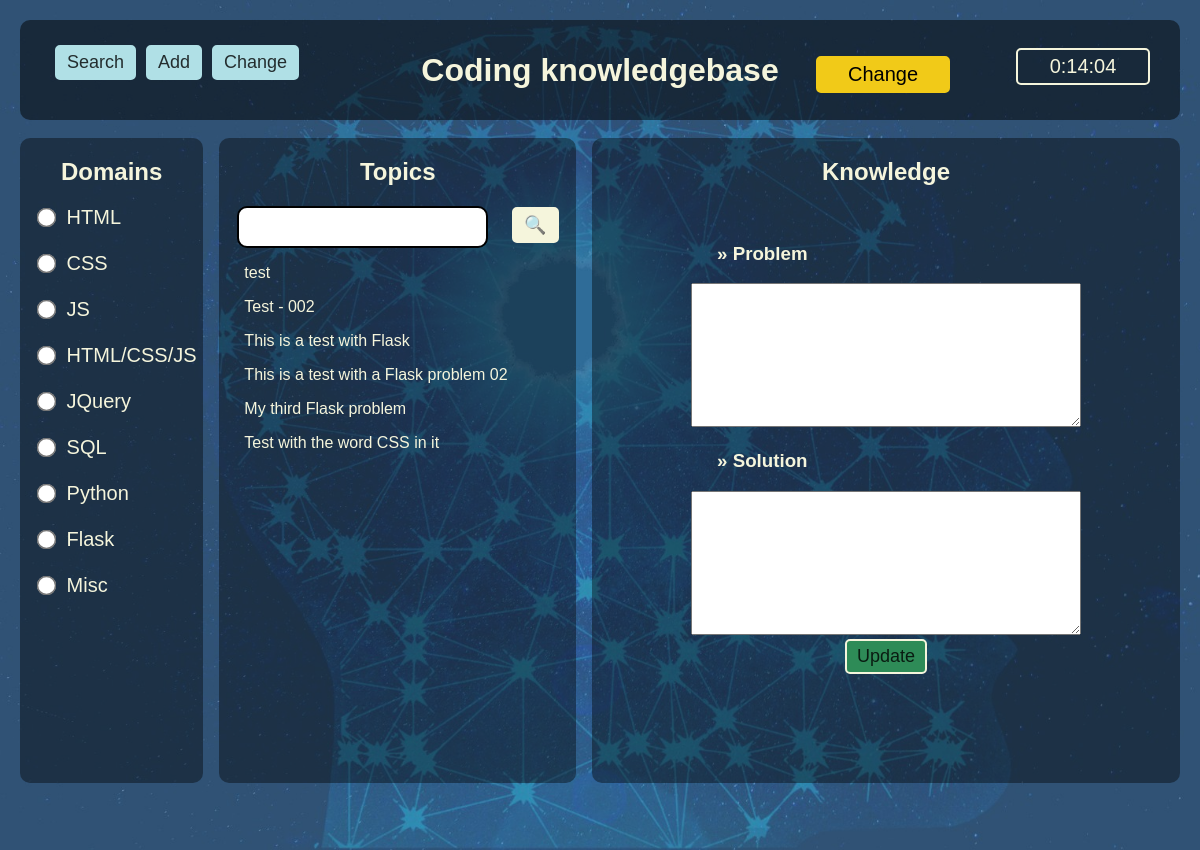
Screenshot of /change with the database file from the repository.
### tables this page shows
CREATE TABLE domains (
                                        domain_id integer PRIMARY KEY,
                                        name text NOT NULL                                    
                                    );

CREATE TABLE topics (
                                        topic_id integer PRIMARY KEY,
                                        name text NOT NULL,
                                        domain int,
                                        foreign key(domain) references domains(domain_id)
                                    );

### flask_app.py (the view)
@app.route('/change',methods=['GET','POST'])
def change():
    domain_list = []
    domain_list = get_domains()
    topic_list = []
    topic_list = get_topics()
    problem = ""
    solution = ""
    if request.method == "POST":
        action = request.form["action"]
        print(">>>>> action:", action)
        if action == "click_topic": #als de $.ajax gebruikt is (een van de topics geklikt)
            print("*** TOPIC CLICKED !! ***")
            topic = request.form["topic"]
            topic_dict = get_1_topic(topic)
            problem = topic_dict["problem"]
            solution = topic_dict["solution"]
            domain = topic_dict["domain"]
            print('*1', domain)
            resp = make_response(render_template('change.html', domain_list=domain_list, topic_list=topic_list, problem=problem, solution=solution))
            resp.set_cookie('problem', problem)
            resp.set_cookie('solution',solution)
            resp.set_cookie('domain', domain)
        elif action == "update":
            domain = request.form["domain"]
            topic = request.form["topic"]
            problem = request.form["problem"]
            solution = request.form["solution"]
            change_knowledge(domain, topic, problem, solution)
            print("*2 action=", action)
            resp = make_response(render_template('change.html', domain_list=domain_list, topic_list=topic_list, problem=problem, solution=solution))
        else:
            resp = make_response(render_template('change.html', domain_list=domain_list, topic_list=topic_list, problem=problem, solution=solution))
    else:
        domain_list = get_domains()
        topic_list = get_topics()
        resp = make_response(render_template('change.html', domain_list=domain_list, topic_list=topic_list, problem=problem, solution=solution))
    return resp

### db.py (called while the page is built)
def connect_to_db(db_file):
    conn = None
    try:
        conn = sqlite3.connect(db_file)
        print("** Connection established")
        return conn
    except Error as e:
        print(e)
    return conn

def get_domains():
    database = "knowledge.db"
    conn = connect_to_db(database)
    c = conn.cursor()
    query = '''select name from domains'''
    c.execute(query)
    data = c.fetchall()
    output = []
    for d in data:
        output.append(d[0])
    return output

def get_topics():
    database = "knowledge.db"
    conn = connect_to_db(database)
    c = conn.cursor()
    query = '''select name, domain from topics'''
    c.execute(query)
    data = c.fetchall()
    output = []
    for d in data:
        output.append(d[0])
    return output

### templates/change.html (shortened to what this page needs)
<!DOCTYPE html>
<html lang="en">
<head>
    <link rel="stylesheet" href="/static/style.css">
</head>
<body onload="startTime()">
    <div class="container">
        <div class="top">
            <div class="top-menu">
                <a href="/"><button class="top_btn">Search</button></a>
                <a href="/new"><button class="top_btn">Add</button></a>
                <a href="/change"><button class="top_btn">Change</button></a>
            </div>
            <h1>Coding knowledgebase</h1>
            <div id="change_warning">Change</div>
            <div id="clock"></div>
        </div>
        <div class="main">
                <div id="index1">
                    <h2>Domains</h2>
                <form class="domain_form_new">
                    {% for domain in domain_list %}
                        <input type="radio" id="{{domain}}" name="domain" class="domain_radio" value="{{domain}}" required>
                        <label  class="domain_radio" for="{{domain}}">{{domain}}</label><br><br>
                    {% endfor %}
                </form>
                </div>
                <div id="index2">
                    <h2>Topics</h2>
                    <form method="POST" action="">
                    <input name="search_str" class="topic_search" type="text">
                    <button type="submit" name="action" value="search" class="search_btn">&#x1F50D;</button>
                    </form>
                    <div class="topic_list">
                        {% for topic in topic_list %}
                            <p class="topic">{{topic}}</p>
                        {% endfor %}
                    </div>
                </div>
                <div id="knowledge">
                    <h2>Knowledge</h2>
                    <br>
                    <h3 class="left pad10vw">&#187; Problem</h3>
                    <textarea id="problem_input" class="problem_area" rows="6" cols="80" required></textarea>
                    <br>
                    <h3 class="left pad10vw">&#187; Solution</h3>
                    <textarea id="solution_input" class="solution_area" rows="6" cols="80" required></textarea>
                    <br>
                    <button class="submit_btn">Update</button>
                </div>
        </div>
    </div>
</body>
</html>

### static/style.css (style rules this page uses)
body { font-family: 'Trebuchet MS', 'Lucida Sans Unicode', 'Lucida Grande', 'Lucida Sans', Arial, sans-serif; color: beige; margin: 0; }
.container { background-image: url("/static/img/binary3.jpg"); background-size: cover; background-repeat: no-repeat; padding-top: 10px; }
button { font-family: 'Trebuchet MS', 'Lucida Sans Unicode', 'Lucida Grande', 'Lucida Sans', Arial, sans-serif; color: rgba(0, 0, 0, 0.8); background-color: beige; font-size: 18px; border-radius: 5px; padding: 5px 10px; border-style: none; border: solid 2px beige; }
.top_btn { background-color: powderblue; border-color:powderblue; display: inline; float: left; margin-right: 10px; }
.submit_btn { background-color: seagreen; }
.search_btn { margin-left: 20px; }
input[type="radio"] { -ms-transform: scale(1.5); -webkit-transform: scale(1.5); transform: scale(1.5); }
.top { background-color: rgba(0,0,0,0.5); height: 10vh; text-align: center; padding: 10px; border-radius: 10px; margin: 10px 20px 10px 20px; margin-top: 10px; }
.top-menu { position:absolute; top: 5vh; left: 50px; padding: 5px; text-align: left; }
#clock { position:absolute; top: 6vh; right: 50px; font-size: 20px; border: 2px solid beige; padding: 5px; width: 120px; border-radius: 5px; }
#change_warning { position:absolute; top: 7vh; right: 250px; background-color: rgb(241, 202, 24); color: black; font-size: 20px; border: 2px solid rgb(241, 202, 24); padding: 5px; width: 120px; border-radius: 5px; }
h1 { margin: auto; margin-top: 2.8vh; }
.main { display: flex; height: 90vh; max-width: 98vw; margin: auto; }
#index1 { height: 80vh; background-color: rgba(0,0,0,0.4); margin: 8px; padding: 5px; padding-top: 0px; width: 15%; min-width: 150px; text-align: center; border-radius: 10px; }
#index2 { height: 80vh; background-color: rgba(0,0,0,0.4); margin: 8px; padding: 5px; padding-top: 0px; width: 30%; min-width: 300px; text-align: center; border-radius: 10px; }
#knowledge { height: 80vh; background-color: rgba(0,0,0,0.4); margin: 8px; padding: 5px; padding-top: 0px; width: 50%; min-width: 400px; text-align: center; border-radius: 10px; }
.domain_radio { font-size: 20px; padding-bottom: 10px; padding-left: 5px; }
.domain_form_new { text-align: left; font-size: 20px; padding-left: 10px; }
.problem_area { font-size: 20px; max-width: 32vw; min-width: 15vw; min-height: 10vh; max-height: 30vh; }
.solution_area { font-size: 20px; max-width: 32vw; min-width: 15vw; min-height: 10vh; max-height: 30vh; }
.left { text-align: left; }
.pad10vw { padding-left: 10vw; }
.topic_list { text-align: left; margin-left: 20px; height: 70vh; overflow-y: auto; }
.topic_search { font-size: 40; border: 2px black solid; border-radius: 10px; height: 36px; width: 70%; }

### rows the page displays
domains: name "HTML"
domains: name "CSS"
domains: name "JS"
domains: name "HTML/CSS/JS"
domains: name "JQuery"
domains: name "SQL"
domains: name "Python"
domains: name "Flask"
domains: name "Misc"
topics: name "test"
topics: name "Test - 002"
topics: name "This is a test with Flask"
topics: name "This is a test with a Flask problem 02"
topics: name "My third Flask problem"
topics: name "Test with the word CSS in it"
